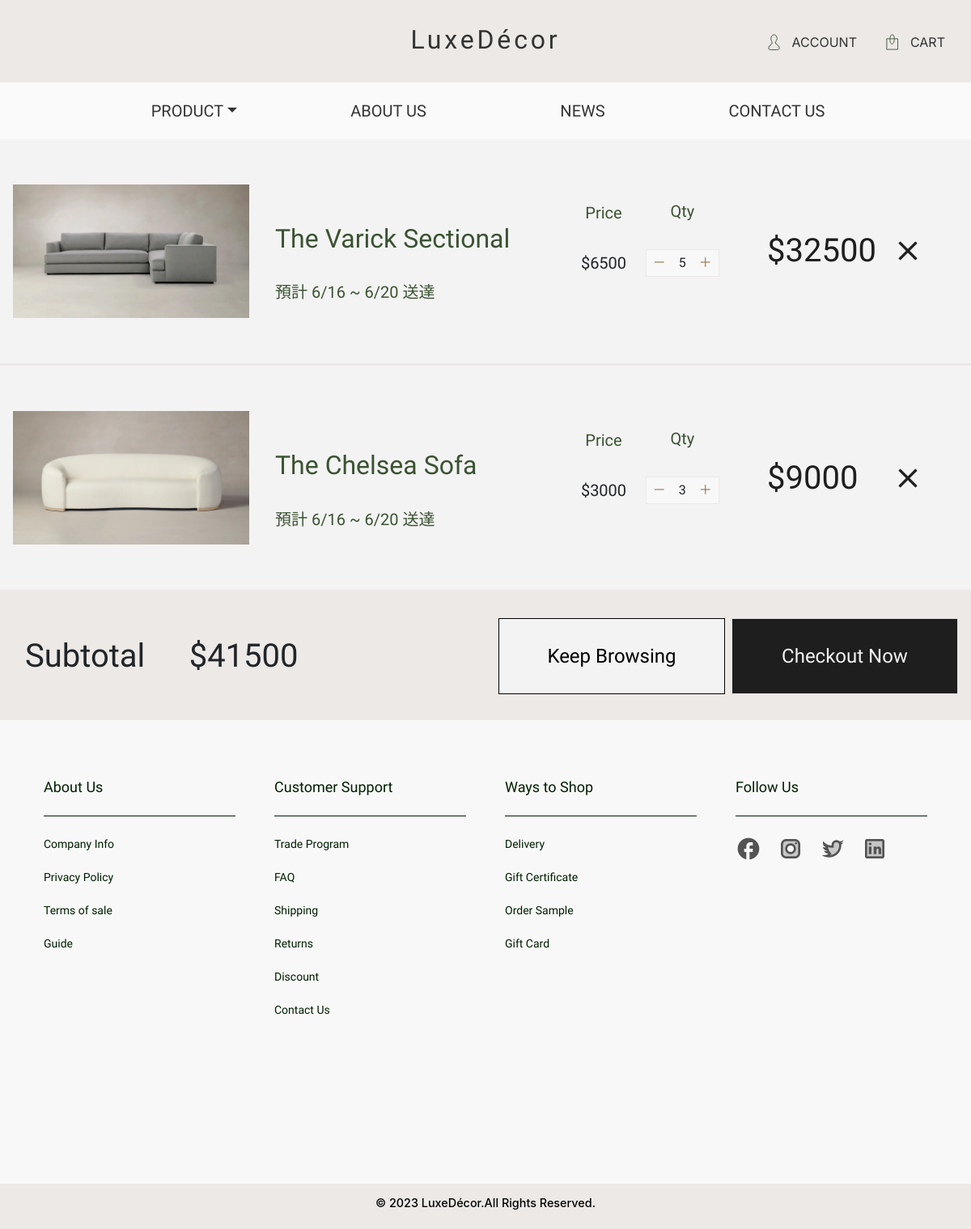
The page /shoppingCart/ (signed in) on the database its author committed.
### web/models.py (models this page shows, shortened)
class Product(models.Model):
    title = models.CharField(max_length=255, default="")
    price = models.DecimalField(default=0, decimal_places=2, max_digits=7)
    width = models.DecimalField(default=0, decimal_places=2, max_digits=7)
    depth = models.DecimalField(default=0, decimal_places=2, max_digits=7)
    height = models.DecimalField(default=0, decimal_places=2, max_digits=7)
    description = models.TextField(default="")
    fabric = models.CharField(max_length=255, blank=True, default="")
    finish = models.CharField(max_length=255, blank=True, default="")
    slug = models.SlugField(blank=True, default="")
    category = models.ForeignKey(Category, null=True, on_delete=models.PROTECT)
    sub_category = models.ForeignKey(SubCategory, null=True, on_delete=models.PROTECT)
    image = models.ImageField(default="", blank=True, upload_to="images")
    image1 = models.ImageField(default="", blank=True, upload_to="images")
    image2 = models.ImageField(default="", blank=True, upload_to="images")
    image3 = models.ImageField(default="", blank=True, upload_to="images")
    image4 = models.ImageField(default="", blank=True, upload_to="images")
    shipping_time = models.CharField(max_length=255, blank=True, default="")
    shipping_price = models.CharField(max_length=255, blank=True, default="")

### web/views.py (the view, shortened to what this page needs)
# urls.py: path('shoppingCart/', webviews.shoppingCart),
def shoppingCart(request):
    cart = request.COOKIES.get('cart')  # 從 Cookie 中獲取購物車數據
    cart_items = []
    total_price = 0
    if request.user.is_authenticated:
        user = request.user
        cart_items_data = user.cart_items.all()
        for cart_item in cart_items_data:
            product = cart_item.product
            quantity = cart_item.quantity
            price = round(Decimal(product.price) * quantity)
            total_price += price
            cart_items.append({
                'product': product,
                'quantity': quantity,
                'price': price
            })
    return render(request, 'shoppingCart.html', {'cart_items': cart_items, 'total_price': total_price})

### templates/shoppingCart.html (shortened to what this page needs)
{% extends "base.html" %}
{% load static %}
{% block css %}
<link rel="stylesheet" href="{% static "css/shoppingCart.css" %}" type="text/css" />
{% endblock %}
{% block content %}
<div class="shopping-cart">
    {% if cart_items %}
    <ul class="cart-items">
        {% for item in cart_items %}
        <li class="cart-item-bg">
            <div class="row d-flex justify-content-between align-items-center cart-item">
                <a class="col-5 col-md-3 d-block cart-img-a" href="{% url 'detail' item.product.slug %}">
                    <img class="cart-img" src="{{ item.product.image.url }}" alt="{{ item.product.title }}">
                </a>
                <div class="col-7 col-md-4 cart-name">
                    <a class="product-title" href="{% url 'detail' item.product.slug %}">
                        <h2>{{ item.product.title }}</h2>
                    </a>
                    <p class="product-date">預計 6/16 ~ 6/20 送達</p>
                </div>
                <div class="col-2 col-md-1 cart-price">
                    <p class="subtitle">Price</p>
                    <p>${{ item.product.price|floatformat:0 }}</p>
                </div>
                <div class="col-3 col-md-1 cart-quantity">
                    <p class="subtitle">Qty</p>
                    <div class="quantity-control">
                        <a href="{% url 'decrease_quantity' item.product.id %}">－</a>
                        <p>{{ item.quantity }}</p>
                        <a href="{% url 'increase_quantity' item.product.id %}">＋</a>
                    </div>
                </div>
                <p class="col-5 col-md-2 cart-totalPrice">${{ item.price }}</p>
                <a href="{% url 'delete_product' item.product.id %}" class="col-2 col-md-1 cart-delete">
                    <img src="{% static "images/icon_close.png" %}" alt="delete">
                </a>
            </div>
        </li>
        {% endfor %}
    </ul>
    {% else %}
    <p class="empty">Empty.</p>
    {% endif %}
    <div class="subtotal-bg">
        <div class="row d-flex justify-content-between align-items-center subtotal">
            <p class="col-6 col-md-2">Subtotal</p>
            <p class="col-6 col-md-4">${{ total_price }}</p>
            <a class="col-6 col-md-3 subtotal-browsing" href="/product/category/Living/">Keep Browsing</a>
            <a class="col-6 col-md-3 subtotal-check" href="#">Checkout Now</a>
        </div>
    </div>
</div>
{% endblock %}

### static/css/shoppingCart.css (style rules this page uses)
a, a:hover, a:visited, a:active { text-decoration: none; }
ul { margin: 0; }
p { margin: 0; }
.shopping-cart { min-height: 60vh; }
.cart-item-bg { background-color: #F3F3F3; }
.cart-item { max-width: 1472px; margin: 0 auto; padding: 56px 16px; font-family: Antic Didone, serif; border-bottom: 3px solid #ECE9E6; }
.cart-name { padding-left: 32px; text-align: left; }
.cart-img-a { overflow: hidden; padding: 0; }
.cart-img { width: 100%; transform: scale(1); transition: all 0.3s; }
.product-title { display: block; font-size: 40px; color: #3B5233; margin-top: 32px; margin-bottom: 32px; }
.product-date { font-size: 20px; color: #3B5233; margin: 0; }
.subtitle { text-align: center; font-size: 20px; color: #3B5233; margin-bottom: 32px; }
.cart-price p { font-size: 20px; text-align: center; }
.cart-price, .cart-quantity { margin-bottom: 32px; padding: 0; }
.quantity-control { display: flex; justify-content: center; font-family: Mulish, sans-serif; }
.quantity-control a { color: #957045; display: block; padding: 4px 8px; background-color: #F8F8F8; border-top: 1px solid #ECE9E6; border-bottom: 1px solid #ECE9E6; }
.quantity-control a:first-child { border-left: 1px solid #ECE9E6; }
.quantity-control a:last-child { border-right: 1px solid #ECE9E6; }
.quantity-control p { padding: 4px 8px; background-color: #F8F8F8; border-top: 1px solid #ECE9E6; border-bottom: 1px solid #ECE9E6; }
.cart-totalPrice { padding-left: 56px; font-size: 40px; color: #1E1E1E; }
.cart-delete { text-align: right; }
.cart-delete img { display: block; width: 40px; height: 40px; transition: all 0.3s; }
.subtotal-bg { background-color: #ECE9E6; }
.subtotal { max-width: 1472px; margin: 0 auto; padding: 32px 16px; font-size: 40px; font-family: Antic Didone, serif; }
.subtotal a { display: block; width: 100%; font-size: 24px; padding: 28px 0; text-align: center; color: #000; border: 1px solid #000; background-color: #F3F3F3; max-width: 280px; transition: all 0.3s; }
a.subtotal-check { color: #F3F3F3; background-color: #1E1E1E; border: 1px solid #E2E2E2; }

### rows shown on the page
Product: product.image (picture), product "The Varick Sectional", product.price "6500", quantity "5", price "32500"
Product: product.image (picture), product "The Chelsea Sofa", product.price "3000", quantity "3", price "9000"

### other values the page prints
{{ total_price }} "41500"
